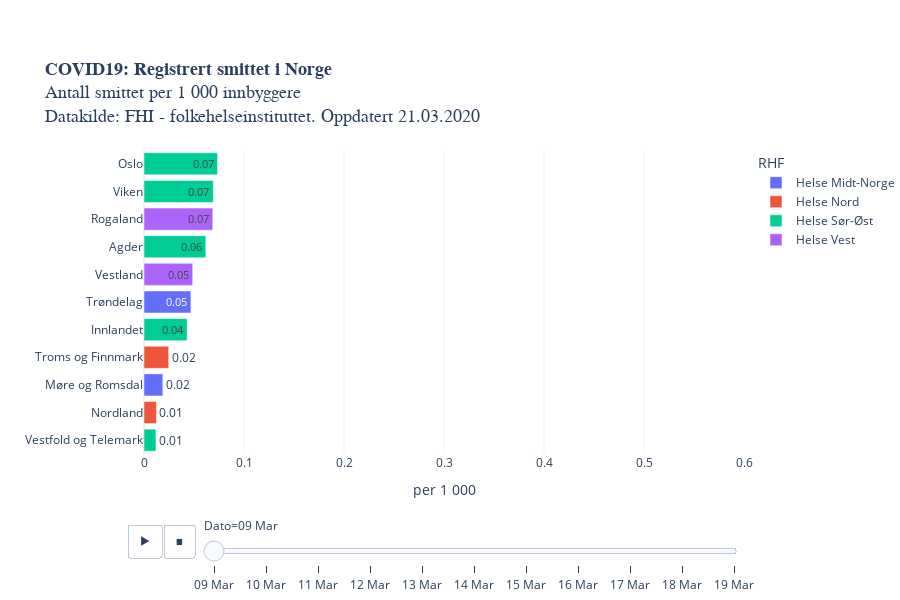

Notebook code for this chart:
### Code cell
legend = [i for i in vekst["RHF"].unique()]
legend.sort()

fig = px.bar(melted, 
             x='Smittede/tusen innb', y='Fylke', animation_frame="variable",
             animation_group="Fylke",
             orientation='h',
             category_orders={"RHF": legend},
             labels = {"Veksttakt": "daglig vekst (%)", "variable": "Dato"},
             color='RHF',
             text="txt",
             height=600,
             title = "<b>COVID19: Registrert smittet i Norge</b><br>Antall smittet per 1 000 innbyggere<br>Datakilde: FHI - folkehelseinstituttet. Oppdatert " +datetime.today().strftime('%d.%m.%Y'),
             template = "plotly_white",
             range_x=[0,0.6]
                 ).update_yaxes(categoryorder="total ascending")

fig.layout.coloraxis.showscale = False

fig.update_layout(
    yaxis=dict(
        separatethousands=True,
        categoryorder = 'total ascending',
        title_text="",
        fixedrange=True,
    ), xaxis=dict(fixedrange=True,
                 title_text="per 1 000"),
    title_font=dict(family="Helvetica", size=18),
        margin=dict(b=150)) #bottom margin

fig.update_layout(autosize=True,
    margin=dict(l=100, r=100, t=150, b=0),
    paper_bgcolor='rgba(0, 0, 0, 0)'
    #plot_bgcolor='rgb(248, 248, 255)'    
                 )

#py.plot(fig, filename='COVID19_per_capita_fylkesutvikling_animation.html')
fig.show()

### Figure 1 — Plotly figure (JSON) as saved in the notebook; plotly's stock layout.template omitted (floating-point values rounded to 4 significant figures)
{"data": [{"alignmentgroup": "True", "hoverlabel": {"namelength": 0}, "hovertemplate": "RHF=Helse Midt-Norge<br>Dato=09 Mar<br>Smittede/tusen innb=%{x}<br>Fylke=%{y}<br>txt=%{text}", "ids": ["Trøndelag", "Møre og Romsdal"], "legendgroup": "Helse Midt-Norge", "marker": {"color": "#636efa"}, "name": "Helse Midt-Norge", "offsetgroup": "Helse Midt-Norge", "orientation": "h", "showlegend": true, "text": ["0.05", "0.02"], "textposition": "auto", "type": "bar", "x": [0.04694, 0.01885], "xaxis": "x", "y": ["Trøndelag", "Møre og Romsdal"], "yaxis": "y"}, {"alignmentgroup": "True", "hoverlabel": {"namelength": 0}, "hovertemplate": "RHF=Helse Nord<br>Dato=09 Mar<br>Smittede/tusen innb=%{x}<br>Fylke=%{y}<br>txt=%{text}", "ids": ["Nordland", "Troms og Finnmark"], "legendgroup": "Helse Nord", "marker": {"color": "#EF553B"}, "name": "Helse Nord", "offsetgroup": "Helse Nord", "orientation": "h", "showlegend": true, "text": ["0.01", "0.02"], "textposition": "auto", "type": "bar", "x": [0.01244, 0.02466], "xaxis": "x", "y": ["Nordland", "Troms og Finnmark"], "yaxis": "y"}, {"alignmentgroup": "True", "hoverlabel": {"namelength": 0}, "hovertemplate": "RHF=Helse Sør-Øst<br>Dato=09 Mar<br>Smittede/tusen innb=%{x}<br>Fylke=%{y}<br>txt=%{text}", "ids": ["Agder", "Oslo", "Viken", "Innlandet", "Vestfold og Telemark"], "legendgroup": "Helse Sør-Øst", "marker": {"color": "#00cc96"}, "name": "Helse Sør-Øst", "offsetgroup": "Helse Sør-Øst", "orientation": "h", "showlegend": true, "text": ["0.06", "0.07", "0.07", "0.04", "0.01"], "textposition": "auto", "type": "bar", "x": [0.06184, 0.07354, 0.06929, 0.04308, 0.01192], "xaxis": "x", "y": ["Agder", "Oslo", "Viken", "Innlandet", "Vestfold og Telemark"], "yaxis": "y"}, {"alignmentgroup": "True", "hoverlabel": {"namelength": 0}, "hovertemplate": "RHF=Helse Vest<br>Dato=09 Mar<br>Smittede/tusen innb=%{x}<br>Fylke=%{y}<br>txt=%{text}", "ids": ["Vestland", "Rogaland"], "legendgroup": "Helse Vest", "marker": {"color": "#ab63fa"}, "name": "Helse Vest", "offsetgroup": "Helse Vest", "orientation": "h", "showlegend": true, "text": ["0.05", "0.07"], "textposition": "auto", "type": "bar", "x": [0.0487, 0.06877], "xaxis": "x", "y": ["Vestland", "Rogaland"], "yaxis": "y"}], "layout": {"autosize": true, "barmode": "relative", "coloraxis": {"showscale": false}, "height": 600, "legend": {"title": {"text": "RHF"}, "tracegroupgap": 0}, "margin": {"b": 0, "l": 100, "r": 100, "t": 150}, "paper_bgcolor": "rgba(0, 0, 0, 0)", "sliders": [{"active": 0, "currentvalue": {"prefix": "Dato="}, "len": 0.9, "pad": {"b": 10, "t": 60}, "steps": [{"args": [["09 Mar"], {"frame": {"duration": 0, "redraw": true}, "fromcurrent": true, "mode": "immediate", "transition": {"duration": 0, "easing": "linear"}}], "label": "09 Mar", "method": "animate"}, {"args": [["10 Mar"], {"frame": {"duration": 0, "redraw": true}, "fromcurrent": true, "mode": "immediate", "transition": {"duration": 0, "easing": "linear"}}], "label": "10 Mar", "method": "animate"}, {"args": [["11 Mar"], {"frame": {"duration": 0, "redraw": true}, "fromcurrent": true, "mode": "immediate", "transition": {"duration": 0, "easing": "linear"}}], "label": "11 Mar", "method": "animate"}, {"args": [["12 Mar"], {"frame": {"duration": 0, "redraw": true}, "fromcurrent": true, "mode": "immediate", "transition": {"duration": 0, "easing": "linear"}}], "label": "12 Mar", "method": "animate"}, {"args": [["13 Mar"], {"frame": {"duration": 0, "redraw": true}, "fromcurrent": true, "mode": "immediate", "transition": {"duration": 0, "easing": "linear"}}], "label": "13 Mar", "method": "animate"}, {"args": [["14 Mar"], {"frame": {"duration": 0, "redraw": true}, "fromcurrent": true, "mode": "immediate", "transition": {"duration": 0, "easing": "linear"}}], "label": "14 Mar", "method": "animate"}, {"args": [["15 Mar"], {"frame": {"duration": 0, "redraw": true}, "fromcurrent": true, "mode": "immediate", "transition": {"duration": 0, "easing": "linear"}}], "label": "15 Mar", "method": "animate"}, {"args": [["16 Mar"], {"frame": {"duration": 0, "redraw": true}, "fromcurrent": true, "mode": "immediate", "transition": {"duration": 0, "easing": "linear"}}], "label": "16 Mar", "method": "animate"}, {"args": [["17 Mar"], {"frame": {"duration": 0, "redraw": true}, "fromcurrent": true, "mode": "immediate", "transition": {"duration": 0, "easing": "linear"}}], "label": "17 Mar", "method": "animate"}, {"args": [["18 Mar"], {"frame": {"duration": 0, "redraw": true}, "fromcurrent": true, "mode": "immediate", "transition": {"duration": 0, "easing": "linear"}}], "label": "18 Mar", "method": "animate"}, {"args": [["19 Mar"], {"frame": {"duration": 0, "redraw": true}, "fromcurrent": true, "mode": "immediate", "transition": {"duration": 0, "easing": "linear"}}], "label": "19 Mar", "method": "animate"}], "x": 0.1, "xanchor": "left", "y": 0, "yanchor": "top"}], "title": {"font": {"family": "Helvetica", "size": 18}, "text": "<b>COVID19: Registrert smittet i Norge</b><br>Antall smittet per 1 000 innbyggere<br>Datakilde: FHI - folkehelseinstituttet. Oppdatert 21.03.2020"}, "updatemenus": [{"buttons": [{"args": [null, {"frame": {"duration": 500, "redraw": true}, "fromcurrent": true, "mode": "immediate", "transition": {"duration": 500, "easing": "linear"}}], "label": "&#9654;", "method": "animate"}, {"args": [[null], {"frame": {"duration": 0, "redraw": true}, "fromcurrent": true, "mode": "immediate", "transition": {"duration": 0, "easing": "linear"}}], "label": "&#9724;", "method": "animate"}], "direction": "left", "pad": {"r": 10, "t": 70}, "showactive": false, "type": "buttons", "x": 0.1, "xanchor": "right", "y": 0, "yanchor": "top"}], "xaxis": {"anchor": "y", "domain": [0, 1], "fixedrange": true, "range": [0, 0.6], "title": {"text": "per 1 000"}}, "yaxis": {"anchor": "x", "categoryorder": "total ascending", "domain": [0, 1], "fixedrange": true, "separatethousands": true, "title": {"text": ""}}}}
